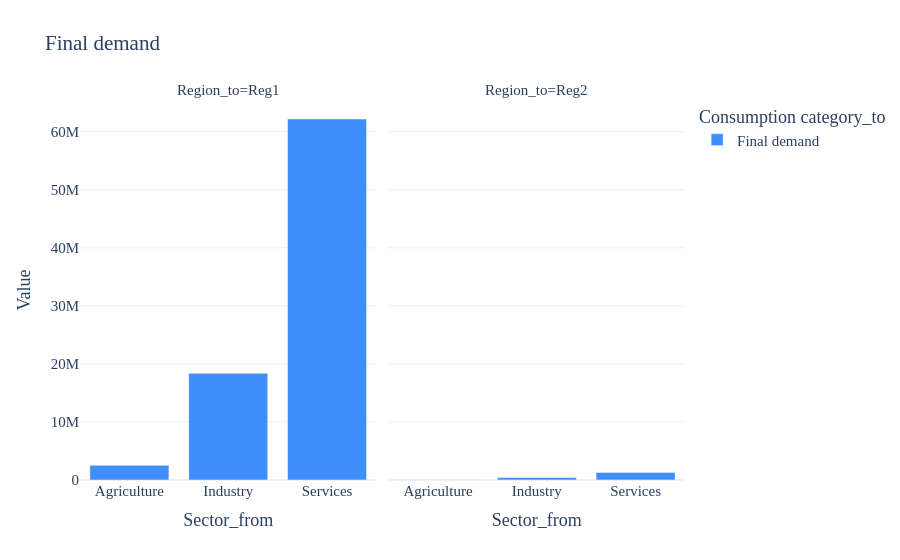

Notebook code cell kept with this figure:
### Markdown cell above
## Advanced path: explicit Plotly Express mappings

More experienced users can control the chart directly through `x`, `color`, `facet_col`, `animation_frame`, `agg`, `top_n` and the other familiar mappings.

### Code cell
fig = iot.plot(
    matrix="Y",
    kind="bar",
    preset=None,
    x="Sector_from",
    color="Consumption category_to",
    facet_col="Region_to",
    agg="sum",
    top_n=6,
    auto_open=False,
    path=False,
)
fig

### Figure 1 — Plotly figure (JSON) as saved in the notebook; plotly's stock layout.template omitted (floating-point values rounded to 4 significant figures)
{"data": [{"hovertemplate": "Consumption category_to=Final demand<br>Region_to=Reg1<br>Sector_from=%{x}<br>Value=%{y}<extra></extra>", "legendgroup": "Final demand", "marker": {"color": "#3F8EFC", "pattern": {"shape": ""}}, "name": "Final demand", "orientation": "v", "showlegend": true, "textposition": "auto", "type": "bar", "x": ["Agriculture", "Industry", "Services"], "xaxis": "x", "y": [2539000.0, 18390000.0, 62180000.0], "yaxis": "y"}, {"hovertemplate": "Consumption category_to=Final demand<br>Region_to=Reg2<br>Sector_from=%{x}<br>Value=%{y}<extra></extra>", "legendgroup": "Final demand", "marker": {"color": "#3F8EFC", "pattern": {"shape": ""}}, "name": "Final demand", "orientation": "v", "showlegend": false, "textposition": "auto", "type": "bar", "x": ["Agriculture", "Industry", "Services"], "xaxis": "x2", "y": [40810.0, 421600.0, 1308000.0], "yaxis": "y2"}], "layout": {"annotations": [{"font": {}, "showarrow": false, "text": "Region_to=Reg1", "x": 0.245, "xanchor": "center", "xref": "paper", "y": 1, "yanchor": "bottom", "yref": "paper"}, {"font": {}, "showarrow": false, "text": "Region_to=Reg2", "x": 0.755, "xanchor": "center", "xref": "paper", "y": 1, "yanchor": "bottom", "yref": "paper"}], "barmode": "relative", "font": {"family": "Verdana", "size": 15}, "legend": {"title": {"text": "Consumption category_to"}, "tracegroupgap": 0}, "title": {"text": "Final demand"}, "xaxis": {"anchor": "y", "domain": [0, 0.49], "title": {"text": "Sector_from"}}, "xaxis2": {"anchor": "y2", "domain": [0.51, 1], "matches": "x", "title": {"text": "Sector_from"}}, "yaxis": {"anchor": "x", "domain": [0, 1], "title": {"text": "Value"}}, "yaxis2": {"anchor": "x2", "domain": [0, 1], "matches": "y", "showticklabels": false}}}
